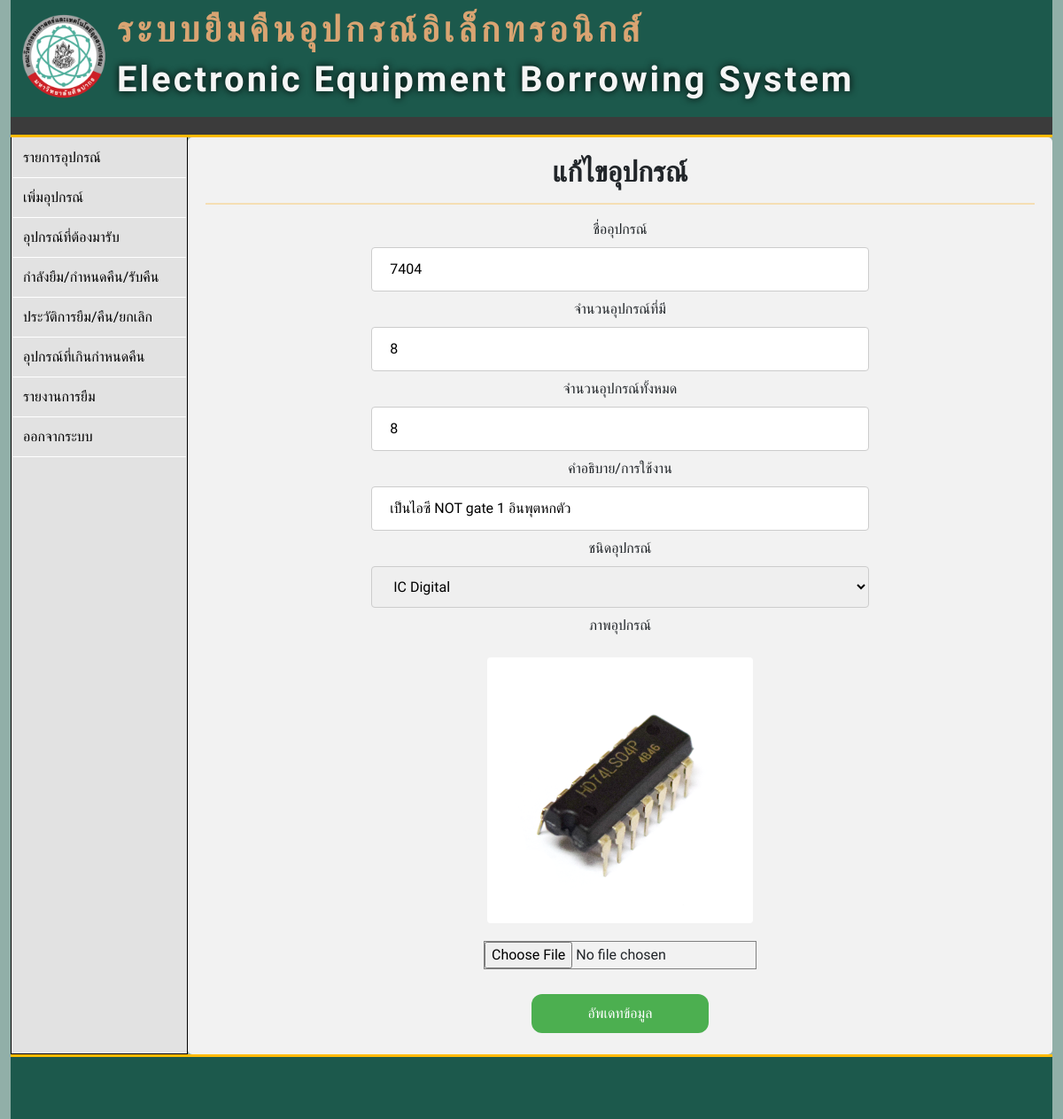
Before: /a_eq_edit.php?eq_id=3 with the older database file.
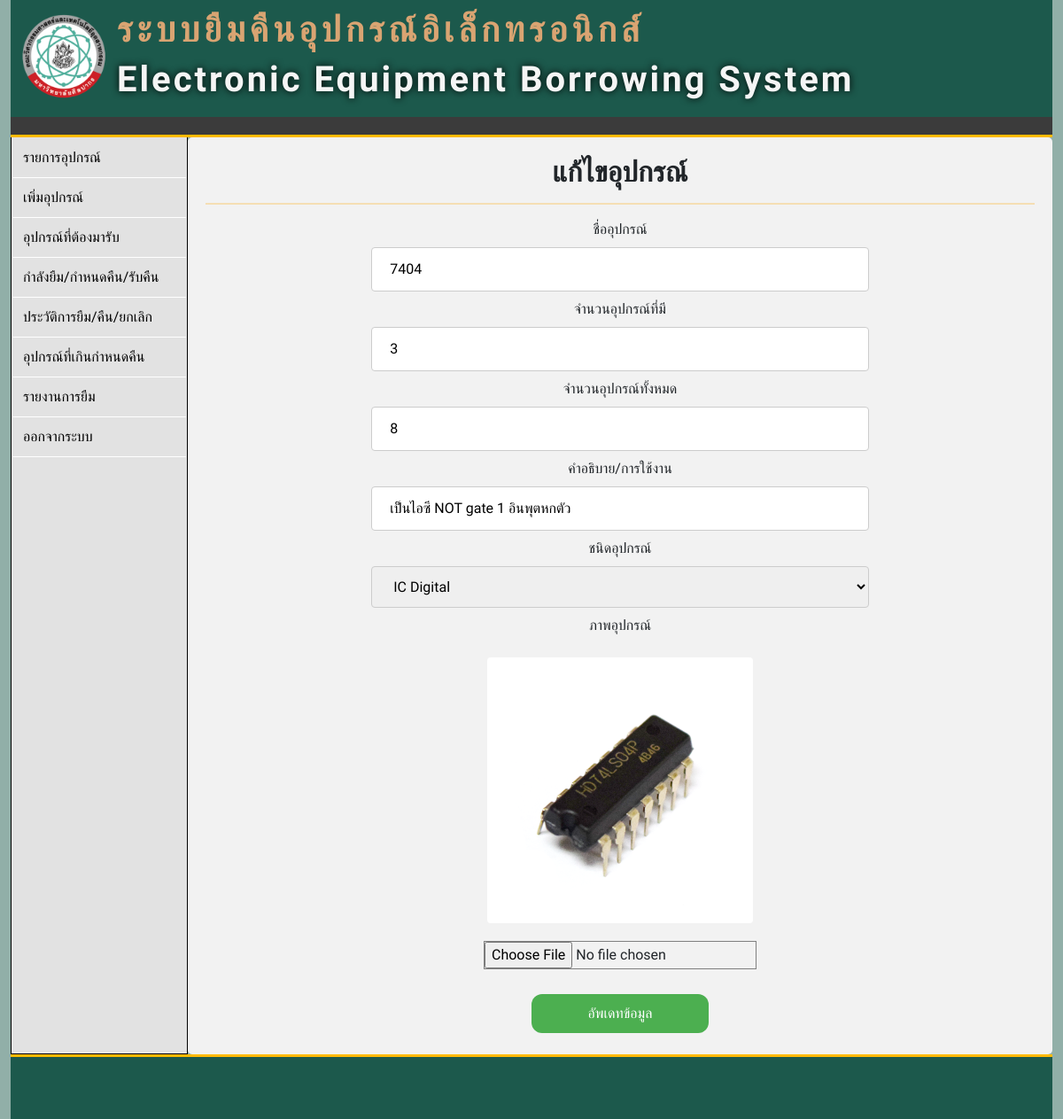
After: the same page with the newer database file.
### tables this page shows
CREATE TABLE `tb_equipment` (
  `eq_id` int(100) NOT NULL,
  `eq_name` varchar(255) NOT NULL,
  `eq_typeid` int(11) NOT NULL,
  `eq_descriptions` longtext DEFAULT NULL,
  `eq_image` varchar(255) DEFAULT NULL,
  `eq_remain` int(100) NOT NULL,
  `eq_total` int(100) NOT NULL,
  `eq_status` int(10) NOT NULL DEFAULT 1,
  `added_time` date DEFAULT current_timestamp()
);

CREATE TABLE `tb_eq_type` (
  `eq_typeid` int(11) NOT NULL,
  `eq_typename` varchar(50) NOT NULL
);

### function/function.php (called while the page is built, shortened)
<?php
class DB_con
{
    public function __construct()
    {
        $conn = mysqli_connect(DB_SERVER, DB_USER, DB_PASS, DB_NAME);
        $this->dbcon = $conn;
    }
    public function eq_id_fetch($eq_id)
    {
        $result = mysqli_query($this->dbcon, "SELECT a.eq_id, a.eq_name, a.eq_descriptions, a.eq_image, a.eq_remain, a.eq_total, b.eq_typeid, b.eq_typename FROM tb_equipment a, tb_eq_type b WHERE a.eq_typeid=b.eq_typeid AND a.eq_id='$eq_id'");
        return $result;
    }
}
?>

### a_eq_edit.php (the view, shortened to what this page needs)
<!DOCTYPE html>
<html lang="en">
<head>
    <link href="https://cdn.jsdelivr.net/npm/bootstrap@5.1.2/dist/css/bootstrap.min.css" rel="stylesheet">
    <link rel="stylesheet" href="css/eq_add.css">
</head>
<body style="background-color: #91AFA8">
    <div class="container-fluid">
        <?php
            include "item/pageheader.php";
        ?>
        <div class="main">
            <aside>
                <?php
                    include "item/menubar_a.php";
                ?>
            </aside>
            <?php
                include_once('function/function.php');
                $eq_id_fetch = new DB_con();
                $eq_id = $_SESSION['eq_id'];
                $sql = $eq_id_fetch->eq_id_fetch($eq_id);
                while($row = mysqli_fetch_array($sql)) {
            ?>
            <form class="form" action="function/eq_edit.php" method="post" enctype="multipart/form-data">
                <h2 style="font-weight: bold;">แก้ไขอุปกรณ์</h2>
                <hr class="s1">
                <label>ชื่ออุปกรณ์</label><br>
                <input type="text" name="eq_name" value="<?php echo $row['eq_name']; ?>"><br>
                <label>จำนวนอุปกรณ์ที่มี</label><br>
                <input type="text" name="eq_remain" value="<?php echo $row['eq_remain']; ?>"><br>
                <label>จำนวนอุปกรณ์ทั้งหมด</label><br>
                <input type="text" name="eq_total" value="<?php echo $row['eq_total']; ?>"><br>
                <label>คำอธิบาย/การใช้งาน</label><br>
                <input type="text" name="eq_descriptions" value="<?php echo $row['eq_descriptions']; ?>"><br>
                <label for="#">ชนิดอุปกรณ์</label><br>
                <select name="eq_typeid" id="eq_typeid">
                        <option value="<?php echo $row['eq_typeid']; ?>" selected ><?php echo $row['eq_typename']; ?></option>
                </select><br>
                <label>ภาพอุปกรณ์</label><br><br>
                <img src="photo_equipment/<?php echo $row['eq_typename']; ?>/<?php echo $row['eq_image']; ?>" class="rounded mx-auto d-block" width="300" alt="">
                <input style="border: solid gray 0.5px;margin-top: 20px;" type="file" name="eq_image"><br><br>
                <?php } ?>
                <button class="button" type="submit" name="eq_update" class="btn">อัพเดทข้อมูล</button>
            </form>
        </div>
        <?php
            include "item/footer.php";
        ?>
    </div>
</body>
</html>

Changed rows visible on the page:
changed tb_equipment "เป็นไอซี NOT gate 1 อินพุตหกตัว": eq_remain "8" → "3"
